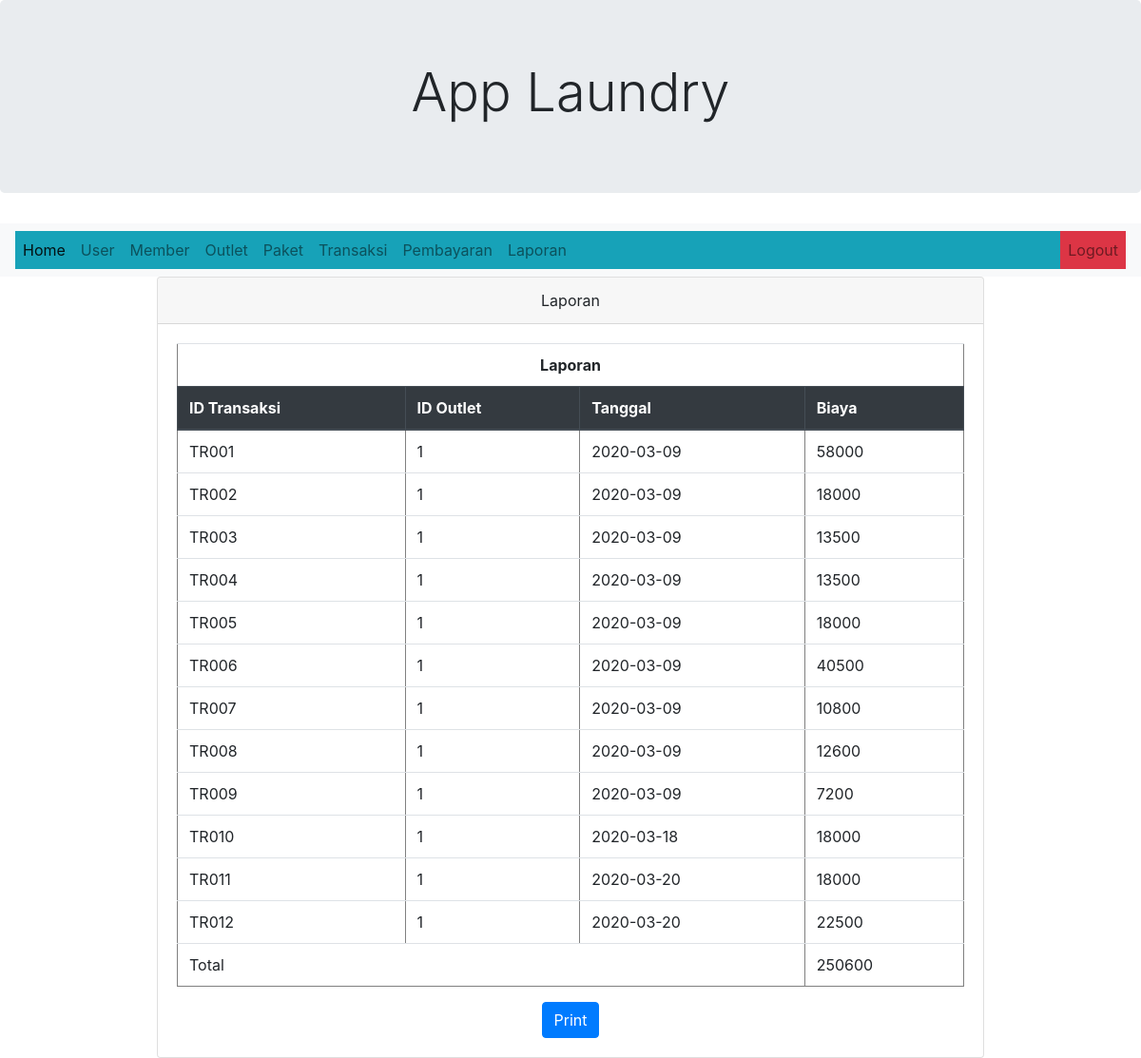
The app's page /admin.php?halaman=laporan (signed in) with its own data.
### tables this page shows
CREATE TABLE `transaksi` (
  `id_transaksi` varchar(11) NOT NULL,
  `id_outlet` int(11) NOT NULL,
  `kode_invoice` varchar(11) NOT NULL,
  `id_member` int(11) NOT NULL,
  `tgl` date NOT NULL,
  `batas_waktu` date NOT NULL,
  `tgl_bayar` date NOT NULL,
  `biaya_tambahan` int(11) NOT NULL,
  `diskon` double NOT NULL,
  `pajak` int(11) NOT NULL,
  `status` varchar(20) NOT NULL,
  `dibayar` varchar(20) NOT NULL,
  `id_user` int(11) NOT NULL
);

### function/config.php (called while the page is built, shortened)
<?php
class Database
{
    public $connect;
    public function __construct()
    {
        $this->connect = mysqli_connect("localhost", "root", "", "dblaundry");
    }
    function return_db()
    {
        return $this->connect;
    }
}

### function/class.laporan.php (called while the page is built)
<?php
include_once "config.php";
class Laporan
{
    protected $db;
    public function __construct()
    {
        $this->db = new Database;
        $this->db = $this->db->return_db();
    }
    public function laporan()
    {
        $query = $this->db->prepare("SELECT * FROM transaksi WHERE dibayar = 'bayar'");
        $query->execute();
        $hasil = $query->get_result();
        return $hasil;
    }
}

### laporan/laporan.php (the view, shortened to what this page needs)
<div class="col-sm-9">
    <div class="card">
        <div class="card-header">
            Laporan
        </div>
        <div class="card-body">
            <?php
            include_once "function/class.laporan.php";
            $lap = new Laporan();
            ?>
            <table class="table table-hover" align="center" border="1" width="600px">
                <thead class="thead-dark">
                    <tr>
                        <td colspan="7" align="center">
                            <strong> Laporan </strong>
                        </td>
                    </tr>
                    <tr>
                        <th>ID Transaksi</th>
                        <th>ID Outlet</th>
                        <th>Tanggal</th>
                        <th>Biaya</th>
                    </tr>
                </thead>
                <?php
                $total = 0;
                require_once "function/class.laporan.php";
                $select = $lap->laporan();
                foreach ($select as $data) {
                ?>
                    <body>
                        <tr>
                            <td><?php echo $data['id_transaksi'] ?></td>
                            <td><?php echo $data['id_outlet'] ?></td>
                            <td><?php echo $data['tgl'] ?></td>
                            <td><?php echo $data['biaya_tambahan'] ?></td>
                        </tr>
                    </body>
                <?php
                    $total = $total + $data['biaya_tambahan'];
                } ?>
                <tr>
                    <td colspan="3">Total</td>
                    <td><?php echo $total ?></td>
                </tr>
            </table>
            <button type="submit" id="myfunction" onclick="myFunction();" class="btn btn-primary">Print</button>
        </div>
    </div>
</div>

### records on screen
transaksi: id_transaksi "TR001", id_outlet "1", tgl "2020-03-09", biaya_tambahan "58000"
transaksi: id_transaksi "TR002", id_outlet "1", tgl "2020-03-09", biaya_tambahan "18000"
transaksi: id_transaksi "TR003", id_outlet "1", tgl "2020-03-09", biaya_tambahan "13500"
transaksi: id_transaksi "TR004", id_outlet "1", tgl "2020-03-09", biaya_tambahan "13500"
transaksi: id_transaksi "TR005", id_outlet "1", tgl "2020-03-09", biaya_tambahan "18000"
transaksi: id_transaksi "TR006", id_outlet "1", tgl "2020-03-09", biaya_tambahan "40500"
transaksi: id_transaksi "TR007", id_outlet "1", tgl "2020-03-09", biaya_tambahan "10800"
transaksi: id_transaksi "TR008", id_outlet "1", tgl "2020-03-09", biaya_tambahan "12600"
transaksi: id_transaksi "TR009", id_outlet "1", tgl "2020-03-09", biaya_tambahan "7200"
transaksi: id_transaksi "TR010", id_outlet "1", tgl "2020-03-18", biaya_tambahan "18000"
transaksi: id_transaksi "TR011", id_outlet "1", tgl "2020-03-20", biaya_tambahan "18000"
transaksi: id_transaksi "TR012", id_outlet "1", tgl "2020-03-20", biaya_tambahan "22500"

### other values on screen
$total "250600"
